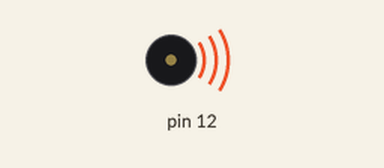
This sketch was run on a simulated Arduino Uno, built with avr-gcc and run on an emulated ATmega328P. On the bench: buzzer (waves = sounding).

Above: at 0.1 s.
At 23.1 s:
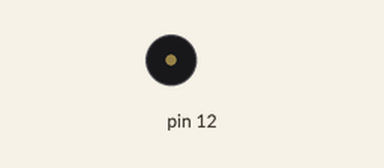
Timing chart, 0 to 24.6 s (numbered marks = the images above):
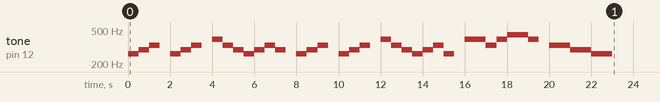

The sketch:

sample5_9.ino
```cpp
#define TC 0 //　ド
#define TD 1 //　レ
#define TE 2 //　ミ
#define TF 3 //　ファ
#define TG 4 //　ソ
#define TA 5 //　ラ
#define TB 6 //　シ
#define TX 7

int fq[]={262,294,330,349,392,440,494,0}; // 音階の周波数（Hz)ドレミ・・・
//メロディ配列データmo:「ドレミの歌」
int mo[45][2]={{TC,500},{TD,500},{TE,1000},{TX,1000}, {TC,500},{ TD,500}, {TE,1000},{TX,1000},
            {TG,500},{TE,500},{TD,500}, {TC,500},{ TD,500}, {TE,500},{TD,1000},{TX,1000},
            {TC,500},{TD,500},{TE,1000}, {TX,1000},{TC,500},{ TD,500}, {TE,1000},{TX,1000},
            {TG,500},{TE,500},{TD,500}, {TC,500},{ TD,500}, {TE,500},{TC,1000},{TX,1000},
            {TG,500},{TG,500},{TE,500},{TG,500},{TA,500},{TA,500},{TG,1000},{TX,1000},
            {TE,500},{TE,500},{TD,500},{TD,500},{TC,1000}};
void setup() {
 for(int i=0; i<45; i++){
   tone(12,fq[mo[i][0]],mo[i][1]); //メロディ配列データmoを演奏
   delay(500);
 }
}
void loop() { }
```

Measured:
- by itself, tone on pin 12: plays 262 Hz for 0.50 s, 294 Hz for 0.50 s, 330 Hz for 0.50 s, 262 Hz for 0.50 s, 294 Hz for 0.50 s, 330 Hz for 0.50 s … (34 notes in this stretch)
